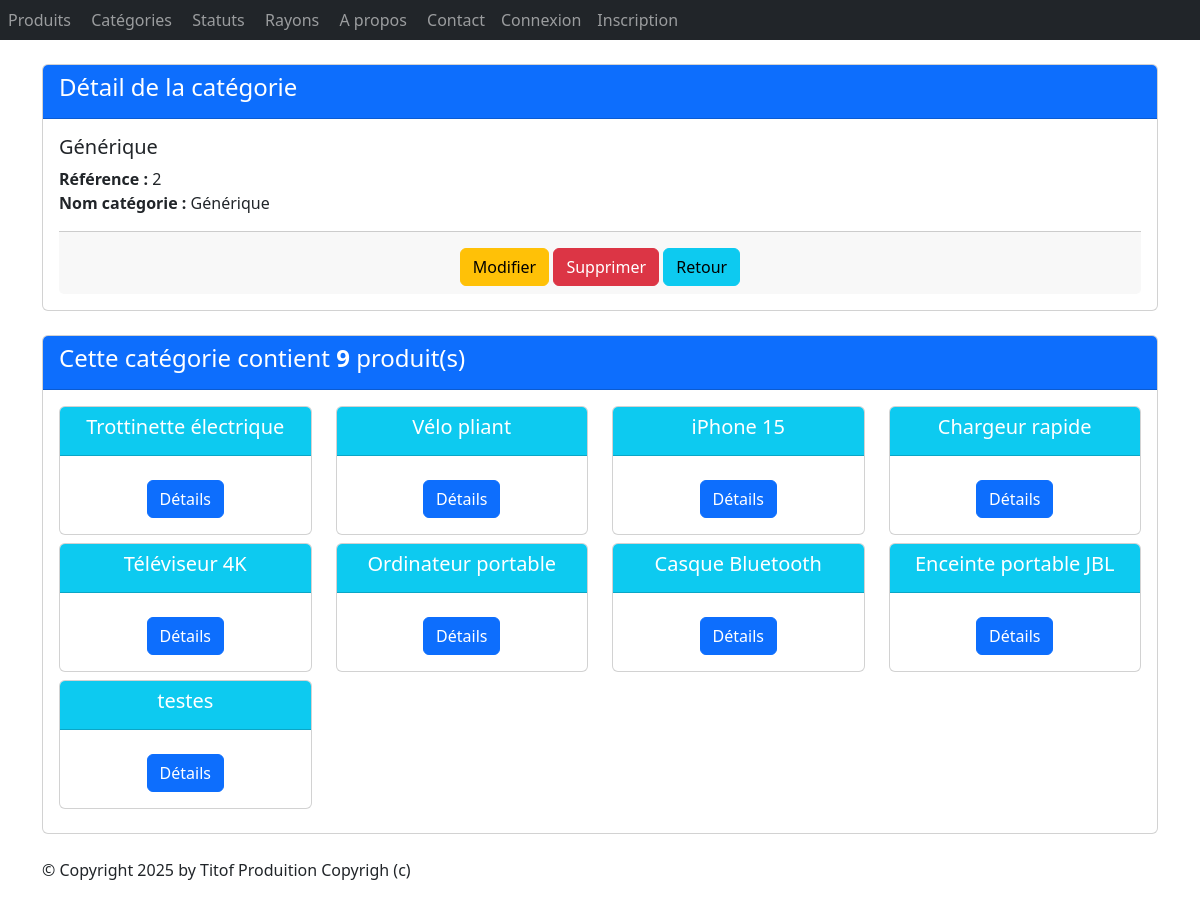
The app's page /monApp/categories/2/, older data.
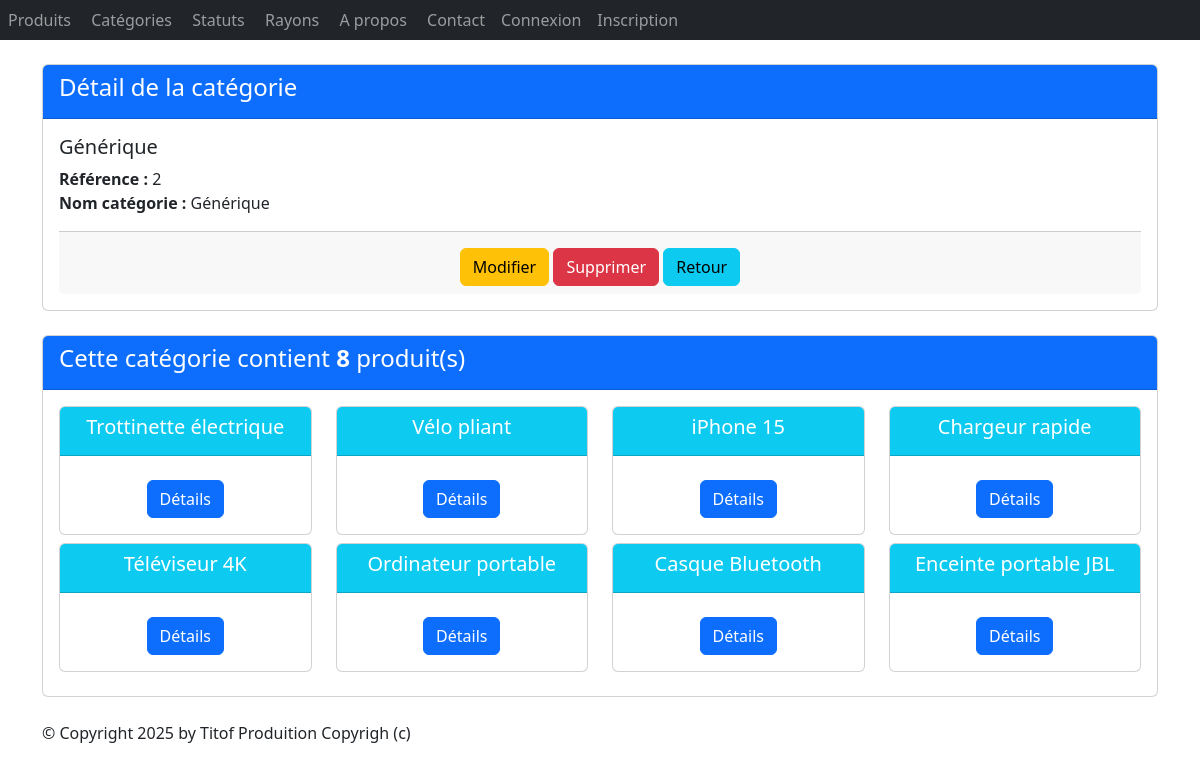
The same page, newer data.
### monApp/models.py (models this page shows, shortened)
class Categorie(models.Model):
    idCat = models.AutoField(primary_key=True)
    nomCat = models.CharField(max_length=100)

class Produit(models.Model):
    refProd = models.AutoField(primary_key=True)
    intituleProd = models.CharField(max_length=200)
    prixUnitaireProd = models.DecimalField(max_digits=10, decimal_places=2)
    categorie = models.ForeignKey(
        Categorie,
        on_delete=models.CASCADE,
        related_name="produits",
        null=True,
        blank=True
    )
    date_fabrication = models.DateField(null=True, blank=True)
    rayons = models.ManyToManyField(
        'Rayon',
        through='Contenir',
        related_name='produits_rayons'
    )
    statut = models.ForeignKey(
        Statut,
        on_delete=models.CASCADE,
        related_name="produit",
        null=True,
        blank=True
    )

### monApp/views.py (the view)
# urls.py: path("categories/<pk>/", views.CategorieDetailView.as_view(), name="dtl_cat"),
class CategorieDetailView(DetailView):
    model = Categorie
    template_name = "monApp/detail_categorie.html"
    context_object_name = "cat"
    def get_queryset(self):
        return Categorie.objects.annotate(produit=Count('produits'))
    def get_context_data(self, **kwargs):
        context = super(CategorieDetailView, self).get_context_data(**kwargs)
        context['titremenu'] = "Détail de la catégorie"
        context['prdts'] = self.object.produits.all()
        return context

### monApp/templates/monApp/detail_categorie.html
 {% extends 'monApp/base.html' %}
{% block contenu %}
<div class="card mb-4">
    <div class="card-header bg-primary text-white">
        <h4>Détail de la catégorie</h4>
    </div>
    <div class="card-body">
        <h5 class="card-title">{{ cat.nomCat }}</h5>
        <ul class="list-unstyled">
            <li><strong>Référence :</strong> {{ cat.idCat }}</li>
            <li><strong>Nom catégorie :</strong> {{ cat.nomCat }}</li>
        </ul>
        <div class="card-footer text-center">
            <a href="{% url 'cat_chng' cat.idCat %}" class="btn btn-warning mt-2">Modifier</a>
            <a href="{% url 'dtl_cat' cat.idCat %}" class="btn btn-danger mt-2">Supprimer</a>
            <a href="{% url 'lst_cats' %}" class="btn btn-info mt-2">Retour</a>
        </div>
    </div>
</div>
<div class="card mb-4">
    <div class="card-header bg-primary text-white">
        <h4>Cette catégorie contient <strong>{{ cat.produit }}</strong> produit(s)</h4>
    </div>
    <div class="card-body">
        <div class="row">
            {% if prdts %}
            {% for prdt in prdts %}
            <div class="col-sm-3">
                <div class="card mb-2 text-center">
                    <div class="card-header bg-info text-white">
                        <h5 class="card-title">{{ prdt.intituleProd }}</h5>
                    </div>
                    <div class="card-body">
                        <a href="{% url 'dtl_prdt' prdt.refProd %}" class="btn btn-primary mt-2">Détails</a>
                    </div>
                </div>
            </div>
            {% endfor %}
            {% else %}
            <p class="text-muted">Aucun produit trouvé pour cette catégorie.</p>
            {% endif %}
        </div>
    </div>
</div>
{% endblock %}

Row changes from the older to the newer data that the page shows:
removed Produit: intituleProd "testes"
computed for Categorie "Générique": produit "9" → "8"
